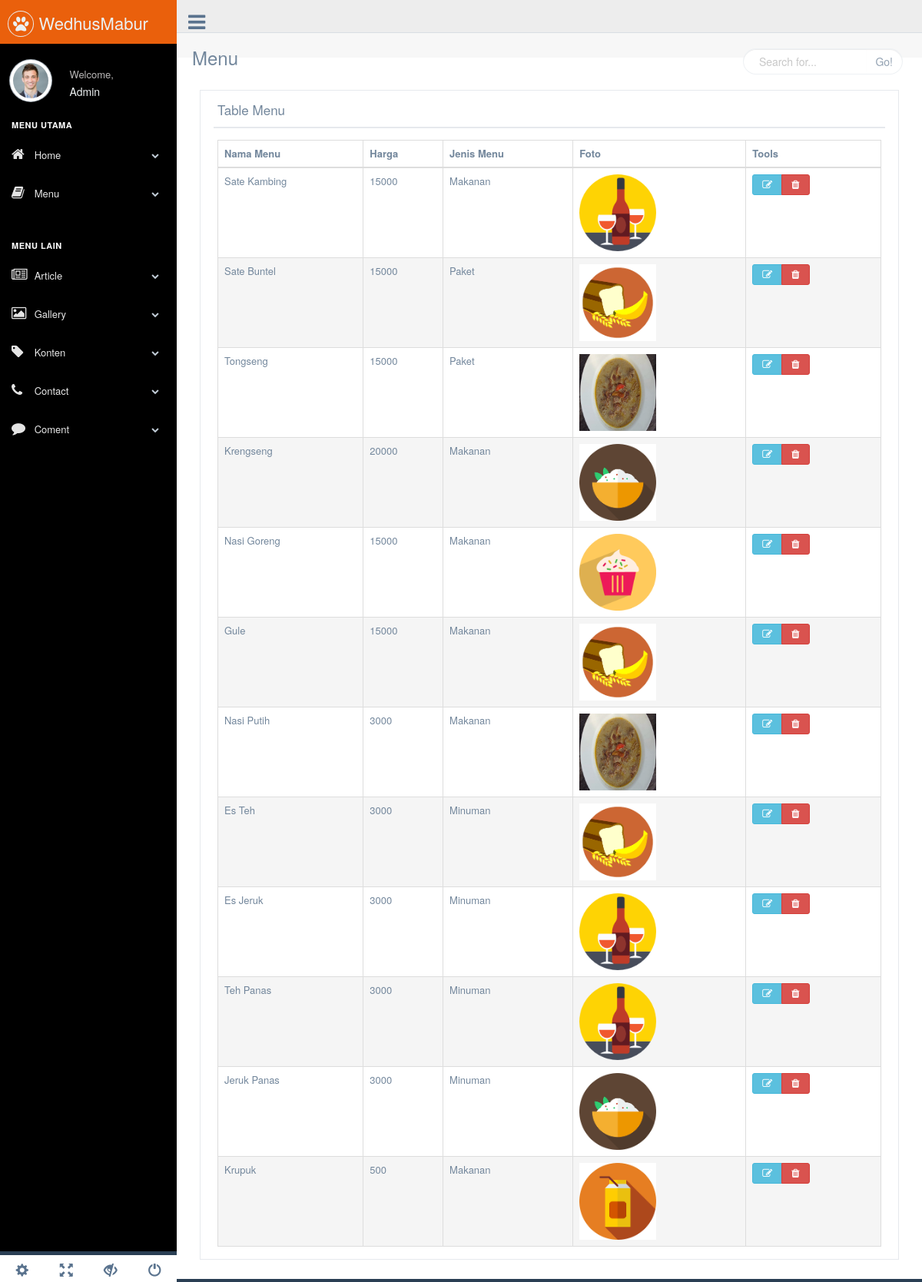
The app's page /admin/index.php/cmenu/get_menu with its own data.
### tables this page shows
CREATE TABLE `menu` (
  `id_menu` int(11) NOT NULL,
  `nama_menu` varchar(20) NOT NULL,
  `harga` int(50) NOT NULL,
  `id_jenis` int(20) DEFAULT NULL,
  `deskripsi` text NOT NULL,
  `nama_file` varchar(255) NOT NULL,
  `file_foto` varchar(255) NOT NULL,
  `tanggal` datetime NOT NULL
);

CREATE TABLE `jenis_menu` (
  `id_jenis` int(11) NOT NULL,
  `nama_jenis` varchar(20) NOT NULL
);

### admin/application/libraries/template.php (called while the page is built)
<?php
class Template {
	private $CI;
	var $template_data = array();
	public function __construct()
	{
		$this->CI =& get_instance();
	}
	function set($content_area, $value)
	{
		$this->template_data[$content_area] = $value;
	}
	function load($template = '', $name ='', $view = '' , $view_data = array(), $return = FALSE)
	{
		$this->set($name , $this->CI->load->view($view, $view_data, TRUE));
		$this->CI->load->view('layouts/'.$template, $this->template_data);
	}
}
?>

### admin/application/controllers/cmenu.php (called while the page is built, shortened)
<?php
class cmenu extends CI_Controller {
	public function get_menu()
        {
			$data['menu'] = $this->menu_model->get_join();
			$this->template->set('title', 'Artikle');
			$this->template->load('template_admin2', 'contents' , 'pages/table_menu/view_table', $data);
        }
}

### admin/index.php (called while the page is built, shortened)
<?php
require_once BASEPATH.'core/CodeIgniter.php';

### admin/application/models/menu_model.php (called while the page is built, shortened)
<?php
class menu_model extends CI_Model {
	public function get_join()
        {
        	 $this->db->select('jenis_menu.*,menu.nama_menu,menu.harga,menu.id_jenis,menu.deskripsi,menu.file_foto,menu.nama_file,menu.id_menu');
             $this->db->from('menu');
             $this->db->join('jenis_menu', 'menu.id_jenis = jenis_menu.id_jenis');
			$query = $this->db->get();
			return $query->result();
        }
}

### admin/application/views/pages/table_menu/view_table.php (the view)
<div class="page-title">
              <div class="title_left">
                <h3>Menu</h3>
              </div>
              <div class="title_right">
                <div class="col-md-5 col-sm-5 col-xs-12 form-group pull-right top_search">
                  <div class="input-group">
                    <input type="text" class="form-control" placeholder="Search for...">
                    <span class="input-group-btn">
                      <button class="btn btn-default" type="button">Go!</button>
                    </span>
                  </div>
                </div>
              </div>
            </div>
              <div class="col-md-12 col-sm-12 col-xs-12">
                <div class="x_panel">
                  <div class="x_title">
                    <h2>Table Menu <small>Admin</small></h2>
                    <div class="clearfix"></div>
                  </div>
                  <div class="x_content">
                    <table id="datatable-fixed-header" class="table table-striped table-bordered">
                      <thead>
                        <tr>
                          <th>Nama Menu</th>
                          <th>Harga</th>
                          <th>Jenis Menu</th>
                          <th>Foto</th>
                          <th>Tools</th>
                        </tr>
                      </thead>
                      <tbody>
                                        <?php
                  foreach($menu as $row){
                  ?>
                  <tr>
                    <td><?php echo $row->nama_menu ?></td>
                      <td><?php echo $row->harga ?></td>
                      <td><?php echo $row->nama_jenis ?></td>
                      <td><img src="<?php echo base_url('assets2/img/Menu/'.$row->file_foto); ?>" alt="<?php echo $row->nama_file; ?>" width="100" height="100" /></td>
                    <td>
                      <div class="btn-group">
                      <a href="<?php echo base_url('cmenu/ubah/'.$row->id_menu); ?>" class="btn btn-info fa fa-edit"></a>
                      <a href="<?php echo base_url('cmenu/delete/'.$row->id_menu); ?>" class="btn btn-danger fa fa-trash"></a>
                     </div>
                    </td>
                  </tr>
                  <?php } ?>
                                    </tbody>
                    </table>
                  </div>
                </div>
              </div>

### admin/application/views/layouts/template_admin2.php (shortened to what this page needs)
<!DOCTYPE html>
<html lang="en">
  <head>
    <link href="<?php echo base_url();?>assets2/vendors/bootstrap/dist/css/bootstrap.min.css" rel="stylesheet">
     <link href="<?php echo base_url();?>assets2/theme.css" rel="stylesheet">
    <link href="<?php echo base_url();?>assets2/vendors/font-awesome/css/font-awesome.min.css" rel="stylesheet">
    <link href="<?php echo base_url();?>assets2/vendors/nprogress/nprogress.css" rel="stylesheet">
    <link href="<?php echo base_url();?>assets2/vendors/iCheck/skins/flat/green.css" rel="stylesheet">
    <link href="<?php echo base_url();?>assets2/vendors/bootstrap-progressbar/css/bootstrap-progressbar-3.3.4.min.css" rel="stylesheet">
    <link href="<?php echo base_url();?>assets2/vendors/jqvmap/dist/jqvmap.min.css" rel="stylesheet"/>
    <link href="<?php echo base_url();?>assets2/vendors/bootstrap-daterangepicker/daterangepicker.css" rel="stylesheet">
    <link href="<?php echo base_url();?>assets2/vendors/datatables.net-bs/css/dataTables.bootstrap.min.css" rel="stylesheet">
    <link href="<?php echo base_url();?>assets2/vendors/datatables.net-buttons-bs/css/buttons.bootstrap.min.css" rel="stylesheet">
    <link href="<?php echo base_url();?>assets2/vendors/datatables.net-fixedheader-bs/css/fixedHeader.bootstrap.min.css" rel="stylesheet">
    <link href="<?php echo base_url();?>assets2/vendors/datatables.net-responsive-bs/css/responsive.bootstrap.min.css" rel="stylesheet">
    <link href="<?php echo base_url();?>assets2/vendors/datatables.net-scroller-bs/css/scroller.bootstrap.min.css" rel="stylesheet">
    <link href="<?php echo base_url();?>assets2/vendors/select2/dist/css/select2.min.css" rel="stylesheet">
    <link href="<?php echo base_url();?>assets2/vendors/switchery/dist/switchery.min.css" rel="stylesheet">
    <link href="<?php echo base_url();?>assets2/vendors/starrr/dist/starrr.css" rel="stylesheet">
    <link href="<?php echo base_url();?>assets2/vendors/bootstrap-daterangepicker/daterangepicker.css" rel="stylesheet">
    <link href="<?php echo base_url();?>assets2/vendors/bootstrap-datetimepicker/build/css/bootstrap-datetimepicker.css" rel="stylesheet">
    <link href="<?php echo base_url();?>assets2/vendors/normalize-css/normalize.css" rel="stylesheet">
    <link href="<?php echo base_url();?>assets2/vendors/ion.rangeSlider/css/ion.rangeSlider.css" rel="stylesheet">
    <link href="<?php echo base_url();?>assets2/vendors/ion.rangeSlider/css/ion.rangeSlider.skinFlat.css" rel="stylesheet">
    <link href="<?php echo base_url();?>assets2/vendors/mjolnic-bootstrap-colorpicker/dist/css/bootstrap-colorpicker.min.css" rel="stylesheet">
    <link href="<?php echo base_url();?>assets2/build/css/custom.min.css" rel="stylesheet">
    <link rel="stylesheet" href="https://cdnjs.cloudflare.com/ajax/libs/sweetalert/1.1.3/sweetalert.min.css">
  </head>
  <body class="nav-md">
    <div class="container body">
      <div class="main_container" style="background-color: black;">
        <div class="col-md-3 left_col">
          <div class="left_col scroll-view">
            <div class="navbar nav_title" style="border: 0;">
              <a href="<?php echo base_url();?>" class="site_title"><i class="fa fa-paw"></i> <span>WedhusMabur</span></a>
            </div>
            <div class="profile clearfix">
              <div class="profile_pic">
                <img src="<?php echo base_url();?>assets2/production/images/img.jpg" alt="..." class="img-circle profile_img">
              </div>
              <div class="profile_info">
                <span>Welcome,</span>
                <h2>Admin</h2>
              </div>
            </div>
            <br />
            <div id="sidebar-menu" class="main_menu_side hidden-print main_menu">
              <div class="menu_section">
                <h3>Menu Utama</h3>
                <ul class="nav side-menu">
                  <li><a><i class="fa fa-home"></i> Home <span class="fa fa-chevron-down"></span></a>
                  </li>
                  <li><a><i class="fa fa-book"></i> Menu <span class="fa fa-chevron-down"></span></a>
                  </li>
                </ul>
              </div>
              <div class="menu_section">
                <h3>Menu Lain</h3>
                <ul class="nav side-menu">
                  <li><a><i class="fa fa-newspaper-o"></i> Article <span class="fa fa-chevron-down"></span></a>
                  </li>
                  <li><a><i class="fa fa-image"></i> Gallery <span class="fa fa-chevron-down"></span></a>
                  </li>
                <li><a><i class="fa fa-tag"></i> Konten <span class="fa fa-chevron-down"></span></a>
                  </li>
                  <li><a><i class="fa fa-phone"></i> Contact <span class="fa fa-chevron-down"></span></a>
                  </li>
                  <li><a><i class="fa fa-comment"></i> Coment <span class="fa fa-chevron-down"></span></a>
                  </li>
                </ul>
              </div>
            </div>
            <div class="sidebar-footer hidden-small">
              <a data-toggle="tooltip" data-placement="top" title="Settings">
                <span class="glyphicon glyphicon-cog" aria-hidden="true"></span>
              </a>
              <a data-toggle="tooltip" data-placement="top" title="FullScreen">
                <span class="glyphicon glyphicon-fullscreen" aria-hidden="true"></span>
              </a>
              <a data-toggle="tooltip" data-placement="top" title="Lock">
                <span class="glyphicon glyphicon-eye-close" aria-hidden="true"></span>
              </a>
              <a data-toggle="tooltip" data-placement="top" title="Logout" href="login.html">
                <span class="glyphicon glyphicon-off" aria-hidden="true"></span>
              </a>
            </div>
          </div>
        </div>
        <div class="top_nav">
          <div class="nav_menu">
            <nav>
              <div class="nav toggle">
                <a id="menu_toggle"><i class="fa fa-bars"></i></a>
              </div>
            </nav>
          </div>
        </div>
        <div class="right_col" role="main">
           <?php echo $contents;?>
        </div>
      </div>
    </div>
  </body>
</html>

### records on screen
menu: nama_menu "Sate Kambing", harga "15000", id_jenis.nama_jenis "Makanan", file_foto (picture)
menu: nama_menu "Sate Buntel", harga "15000", id_jenis.nama_jenis "Paket", file_foto (picture)
menu: nama_menu "Tongseng", harga "15000", id_jenis.nama_jenis "Paket", file_foto (picture)
menu: nama_menu "Krengseng", harga "20000", id_jenis.nama_jenis "Makanan", file_foto (picture)
menu: nama_menu "Nasi Goreng", harga "15000", id_jenis.nama_jenis "Makanan", file_foto (picture)
menu: nama_menu "Gule", harga "15000", id_jenis.nama_jenis "Makanan", file_foto (picture)
menu: nama_menu "Nasi Putih", harga "3000", id_jenis.nama_jenis "Makanan", file_foto (picture)
menu: nama_menu "Es Teh", harga "3000", id_jenis.nama_jenis "Minuman", file_foto (picture)
menu: nama_menu "Es Jeruk", harga "3000", id_jenis.nama_jenis "Minuman", file_foto (picture)
menu: nama_menu "Teh Panas", harga "3000", id_jenis.nama_jenis "Minuman", file_foto (picture)
menu: nama_menu "Jeruk Panas", harga "3000", id_jenis.nama_jenis "Minuman", file_foto (picture)
menu: nama_menu "Krupuk", harga "500", id_jenis.nama_jenis "Makanan", file_foto (picture)
